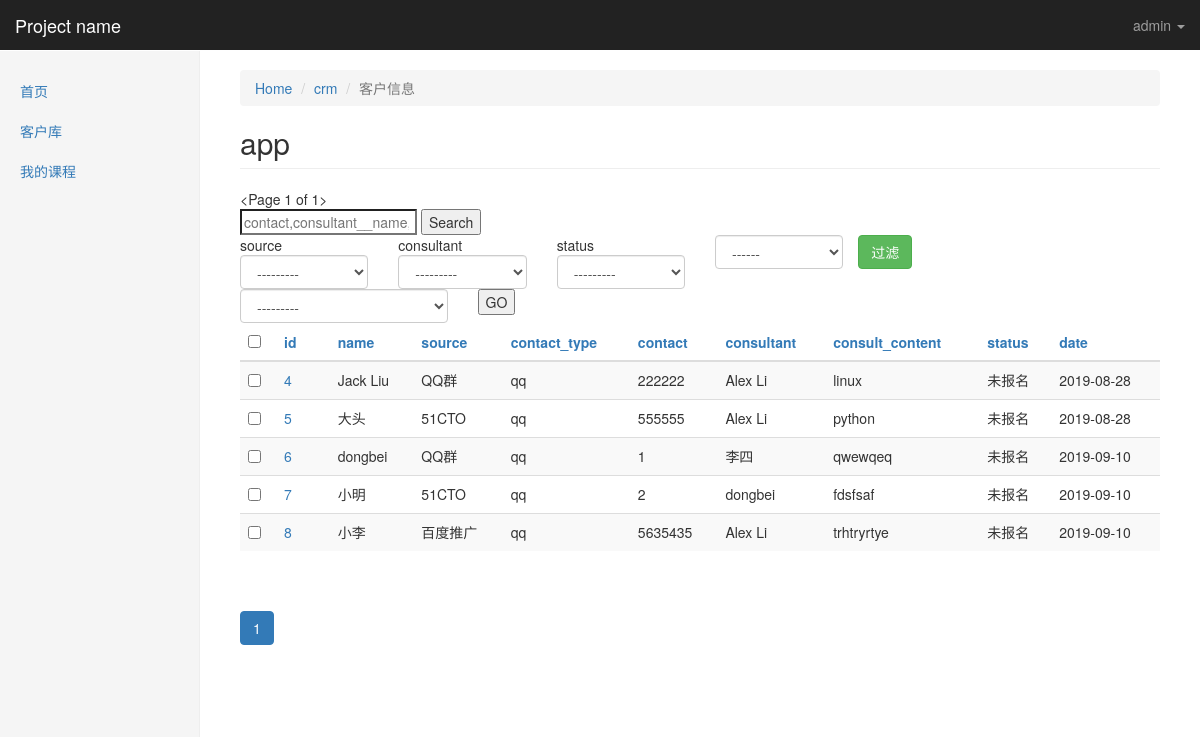
The page /kingadmin/crm/customerinfo/?_o=0 (signed in) on the database its author committed.
### crm/models.py (models this page shows, shortened)
class Menus(models.Model):
    name = models.CharField(max_length=64)
    url_type_choices = ((0,'absolute'),(1,'dynamic'))
    url_type = models.SmallIntegerField(choices=url_type_choices,default=0)
    url_name = models.CharField(max_length=128)
    class Meta:
        unique_together = ('name','url_name')

class CustomerInfo(models.Model):
    name = models.CharField(max_length=64,default=None)
    contact_type_choices = ((0,'qq'),(1,'微信'),(2,'手机'))
    contact_type = models.SmallIntegerField(choices=contact_type_choices,default=0)
    contact = models.CharField(max_length=64,unique=True)
    source_choices = ((0,'QQ群'),
                      (1,'51CTO'),
                      (2,'百度推广'),
                      (3,'知乎'),
                      (4,'转介绍'),
                      (5,'其它'),
                      )
    source = models.SmallIntegerField(choices=source_choices)
    referral_from = models.ForeignKey("self",blank=True,null=True,verbose_name="转介绍",on_delete=models.CASCADE)
    consult_courses = models.ManyToManyField("Course",verbose_name="咨询课程")
    consult_content = models.TextField(verbose_name="咨询内容")
    status_choices = ((0,'未报名'),(1,'已报名'),(2,'已退学'))
    status = models.SmallIntegerField(choices=status_choices)
    consultant = models.ForeignKey("UserProfile",verbose_name="课程顾问",on_delete=models.CASCADE)
    date = models.DateField(auto_now_add=True)
    class Meta:
        verbose_name="客户信息"
        verbose_name_plural="客户信息"

class UserProfile(models.Model):
    user = models.OneToOneField(User,on_delete=models.CASCADE)
    name = models.CharField(max_length=64,verbose_name="姓名")
    role = models.ManyToManyField("Role",blank=True,null=True)
    def __str__(self): #__unicode__
        return self.name

### kingadmin/views.py (the view, shortened to what this page needs)
# urls.py: url(r'^(\w+)/(\w+)/$', views.table_obj_list, name="table_obj_list"),
@login_required
def table_obj_list(request,app_name,model_name):
    admin_class = site.enabled_admins[app_name][model_name]
    querysets = admin_class.model.objects.all().order_by('-id')
    querysets,filter_condtions  = get_filter_result(request,querysets)
    admin_class.filter_condtions = filter_condtions
    querysets = get_serached_result(request,querysets,admin_class)
    admin_class.search_key = request.GET.get('_q','')
    querysets,sorted_column = get_orderby_result(request,querysets,admin_class)
    paginator = Paginator(querysets, admin_class.list_per_page) # Show 25 contacts per page
    page = request.GET.get('_page')
    try:
        querysets = paginator.page(page)
    except PageNotAnInteger:
        querysets = paginator.page(1)
    except EmptyPage:
        querysets = paginator.page(paginator.num_pages)
    print(request.GET)
    return render(request,'kingadmin/table_obj_list.html', locals())

### kingadmin/templatetags/kingadmin_tags.py (called while the page is built)
@register.simple_tag
def  build_table_row(obj,admin_class):
    ele = ""
    if admin_class.list_display:
        for index,column_name in enumerate(admin_class.list_display):
            column_obj = admin_class.model._meta.get_field(column_name)
            if column_obj.choices: #get_xxx_display
                column_data = getattr(obj,'get_%s_display'% column_name)()
            else:
                column_data = getattr(obj,column_name)
            td_ele = "<td>%s</td>" % column_data
            if index == 0:
                td_ele = "<td><a href='%s/change/'>%s</a></td>"% (obj.id,column_data)
            ele += td_ele
    else:
        td_ele = "<td><a href='%s/change/'>%s</a></td>" % (obj.id,obj)
        ele += td_ele
    return mark_safe(ele)

@register.simple_tag
def get_sorted_column(column,sorted_column,forloop):
    if column in sorted_column:#这一列被排序了,
        last_sort_index = sorted_column[column]
        if last_sort_index.startswith('-'):
            this_time_sort_index = last_sort_index.strip('-')
        else:
            this_time_sort_index = '-%s' % last_sort_index
        return this_time_sort_index
    else:
        return forloop

@register.simple_tag
def render_filtered_args(admin_class,render_html=True):
    if admin_class.filter_condtions:
        ele = ''
        for k,v in admin_class.filter_condtions.items():
            ele += '&%s=%s' %(k,v)
        if render_html:
            return mark_safe(ele)
        else:
            return ele
    else:
        return ''

@register.simple_tag
def render_sorted_arrow(column,sorted_column):
    if column in sorted_column:  # 这一列被排序了,
        last_sort_index = sorted_column[column]
        if last_sort_index.startswith('-'):
            arrow_direction = 'bottom'
        else:
            arrow_direction = 'top'
        ele = '''<span class="glyphicon glyphicon-triangle-%s" aria-hidden="true"></span>''' % arrow_direction
        return mark_safe(ele)
    return ''

@register.simple_tag
def get_current_sorted_column_index(sorted_column):
    return list(sorted_column.values())[0] if sorted_column else ''

@register.simple_tag
def get_model_verbose_name(admin_class):
    return admin_class.model._meta.verbose_name

### kingadmin/templates/kingadmin/table_obj_list.html (shortened to what this page needs)
{% extends 'kingadmin/index.html' %}
{% load kingadmin_tags %}
{% block  right-content-container %}
    <ol class="breadcrumb">
      <li><a href="/kingadmin/">Home</a></li>
      <li><a href="/kingadmin/{{ app_name }}">{{ app_name }}</a></li>
      <li class="active">{% get_model_verbose_name admin_class %}</li>
    </ol>
<h2 class="page-header">app</h2>
<div>
        {{ querysets }}
        <form>
            <input type="search" placeholder="{% for s in admin_class.search_fields %}{{ s }},{% endfor %}" name="_q" value="{{ admin_class.search_key }}">
            <input type="submit" value="Search">
        </form>
        <div class="row">
            {% if  admin_class.list_filter %}
            <form >
                {% for filter_column in admin_class.list_filter %}
                   {% build_filter_ele filter_column admin_class %}
                {% endfor %}
                <input class="btn btn-success" type="submit" value="过滤">
            </form>
            {% endif %}
        </div>
        <form onsubmit="return ActionCheck(this)" method="post">{% csrf_token %}
            <div class="row">
                <div class="col-lg-3">
                    <select class="form-control" name="action" >
                            <option value="">---------</option>
                    </select>
                </div>
                <div class="col-lg-2">
                    <input type="submit" value="GO">
                </div>
            </div>
        </form>
        <table class="table table-striped">
            <thead>
                <tr>
                    {% if admin_class.list_display %}
                        <th><input type="checkbox" onclick="SelectAllObjs(this)"></th>
                        {% for column in admin_class.list_display %}
                            <th><a href="?_o={% get_sorted_column column sorted_column forloop.counter0 %}{% render_filtered_args admin_class%}">
                                {{ column }}
                                {% render_sorted_arrow column  sorted_column %}
                            </a></th>
                        {% endfor %}
                    {% else %}
                        <th>{% get_model_name admin_class %}</th>
                    {% endif %}
                </tr>
            </thead>
            <tbody>
                {% for obj in querysets %}
                    <tr>
                        <td><input row-select="true"  type="checkbox" value="{{ obj.id }}"></td>
                        {%  build_table_row obj admin_class %}
                    </tr>
                {% endfor %}
            </tbody>
        </table>
        <div class="pagination">
            {% render_paginator querysets admin_class sorted_column %}
        </div>
</div>
{% endblock %}

### kingadmin/templates/kingadmin/index.html (shortened to what this page needs)
{% extends 'base.html' %}
{% block body %}
<nav class="navbar navbar-inverse navbar-fixed-top">
  <div class="container-fluid">
    <div class="navbar-header">
      <a class="navbar-brand" href="#">{% block pro_name %}Project name{% endblock %}</a>
    </div>
    <div id="navbar" class="navbar-collapse collapse">
      <ul class="nav navbar-nav navbar-right">
        <li class="dropdown ">
          <a href="#" class="dropdown-toggle" data-toggle="dropdown" role="button" >{{ request.user }} <span class="caret"></span></a>
        </li>
      </ul>
    </div>
  </div>
</nav>
<div class="container-fluid">
  <div class="row">
    <div class="col-sm-3 col-md-2 sidebar">
      <ul class="nav nav-sidebar">
        {% for role in  request.user.userprofile.role.select_related %}
            {% for menu in role.menus.select_related %}
                <li><a href="{% if menu.url_type == 0 %}{{ menu.url_name }}{% else %}{% url menu.url_name %}{% endif %}">{{ menu.name }}</a></li>
             {% endfor %}
         {% endfor %}
      </ul>
    </div>
    <div class="col-sm-9 col-sm-offset-3 col-md-10 col-md-offset-2 main">
      {% block  right-content-container %}{% endblock %}
    </div>
  </div>
</div>
{% endblock %}

### statics/css/dashboard.css (style rules this page uses)
body { padding-top: 50px; }
.navbar-fixed-top { border: 0; }
.sidebar { display: none; }
@media (min-width: 768px) { .sidebar { position: fixed; top: 51px; bottom: 0; left: 0; z-index: 1000; display: block; padding: 20px; overflow-x: hidden; overflow-y: auto; background-color: #f5f5f5; border-right: 1px solid #eee; } }
.nav-sidebar { margin-right: -21px; margin-bottom: 20px; margin-left: -20px; }
.nav-sidebar > li > a { padding-right: 20px; padding-left: 20px; }
.main { padding: 20px; }
@media (min-width: 768px) { .main { padding-right: 40px; padding-left: 40px; } }
.main .page-header { margin-top: 0; }

### rows shown on the page
Menus: name "首页"
Menus: name "客户库"
Menus: name "我的课程"
CustomerInfo: id+name+source "4 Jack Liu QQ群 qq 222222 Alex Li linux 未报名 2019-08-28"
CustomerInfo: id+name+source "5 大头 51CTO qq 555555 Alex Li python 未报名 2019-08-28"
CustomerInfo: id+name+source "6 dongbei QQ群 qq 1 李四 qwewqeq 未报名 2019-09-10"
CustomerInfo: id+name+source "7 小明 51CTO qq 2 dongbei fdsfsaf 未报名 2019-09-10"
CustomerInfo: id+name+source "8 小李 百度推广 qq 5635435 Alex Li trhtryrtye 未报名 2019-09-10"

### other values the page prints
{{ request.user }} "admin"
{{ app_name }} "crm"
{{ querysets }} "<Page 1 of 1>"
{{ column }} "id" "name" "source" "contact_type" "contact" "consultant" "consult_content" "status" "date"
